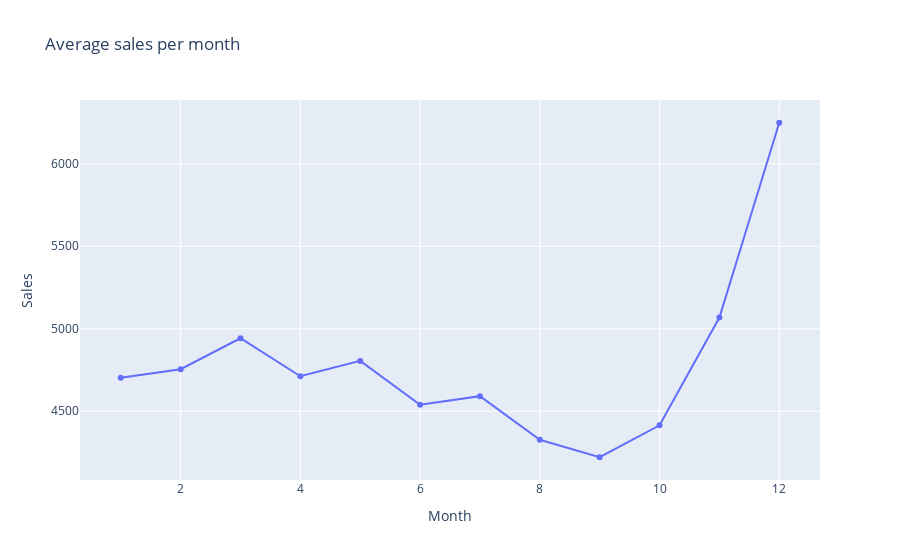

Notebook source saved alongside this figure:
### Code cell
axis = first_store_open.groupby('Month')[['Sales']].mean()
fig = px.line(axis, x = axis.index, y = 'Sales', title = 'Average sales per month', markers = True)
fig.show()

### Figure 1 — Plotly figure (JSON) as saved in the notebook; plotly's stock layout.template omitted (floating-point values rounded to 4 significant figures)
{"data": [{"hovertemplate": "Month=%{x}<br>Sales=%{y}<extra></extra>", "legendgroup": "", "line": {"color": "#636efa", "dash": "solid"}, "marker": {"symbol": "circle"}, "mode": "lines+markers", "name": "", "orientation": "v", "showlegend": false, "type": "scatter", "x": [1, 2, 3, 4, 5, 6, 7, 8, 9, 10, 11, 12], "xaxis": "x", "y": [4703.0, 4755.0, 4942.0, 4712.0, 4805.0, 4539.0, 4591.0, 4327.0, 4221.0, 4414.0, 5068.0, 6249.0], "yaxis": "y"}], "layout": {"legend": {"tracegroupgap": 0}, "title": {"text": "Average sales per month"}, "xaxis": {"anchor": "y", "domain": [0, 1], "title": {"text": "Month"}}, "yaxis": {"anchor": "x", "domain": [0, 1], "title": {"text": "Sales"}}}}
